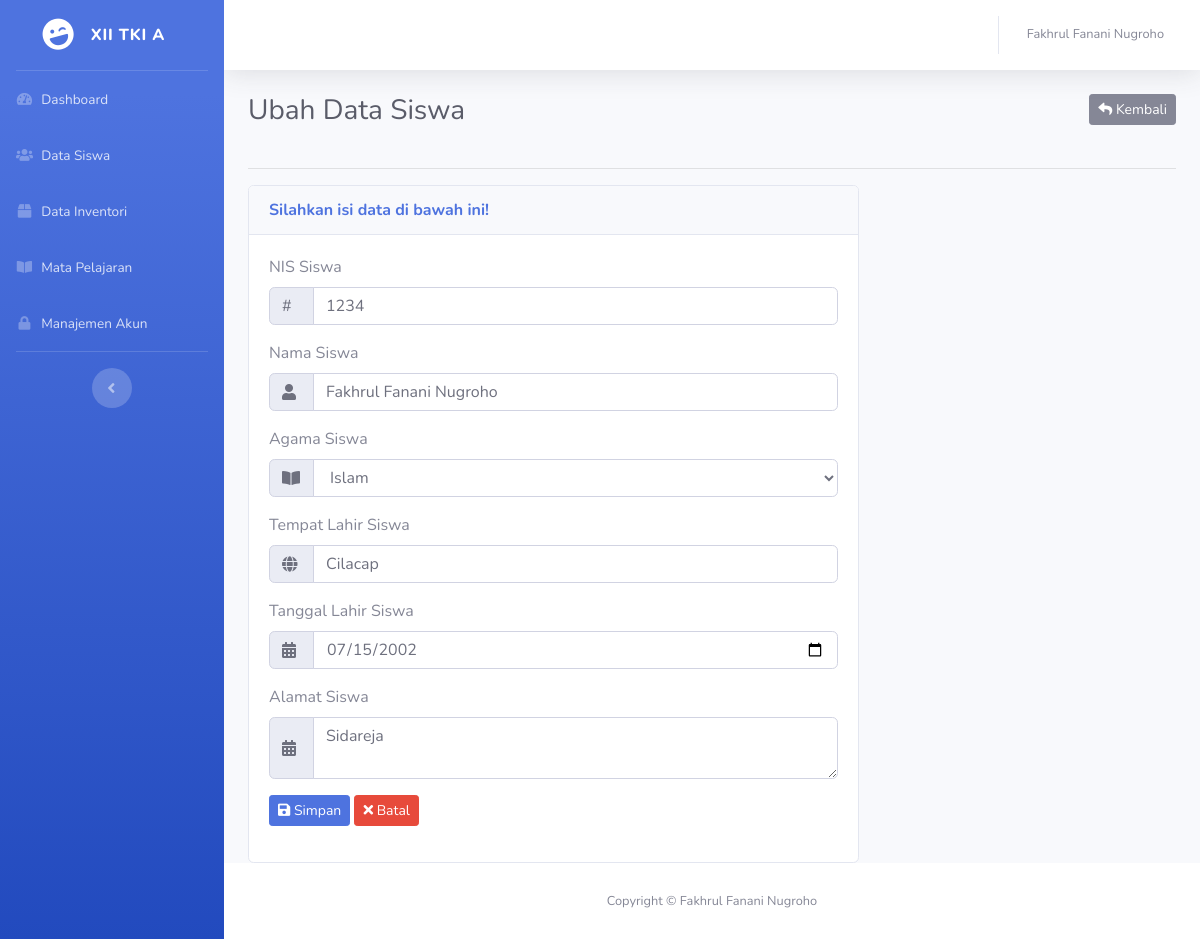
/siswa/ubah.php?id=1 (signed in), run on the app's committed database.
### tables this page shows
CREATE TABLE `tbl_kelas` (
  `id` int(11) NOT NULL,
  `kelas` varchar(20) DEFAULT NULL,
  `wali_kelas` varchar(40) DEFAULT NULL,
  `sekolah` varchar(50) DEFAULT NULL,
  `alamat_sekolah` varchar(255) DEFAULT NULL,
  `tahun_ajaran` varchar(15) DEFAULT NULL,
  `semester` varchar(10) DEFAULT NULL
);

CREATE TABLE `tbl_siswa` (
  `id` int(11) NOT NULL,
  `nis` int(4) DEFAULT NULL,
  `nama` varchar(100) DEFAULT NULL,
  `agama` varchar(20) DEFAULT NULL,
  `tempat_lahir` varchar(30) DEFAULT NULL,
  `tanggal_lahir` varchar(20) DEFAULT NULL,
  `alamat` varchar(255) DEFAULT NULL
);

### functions.php (called while the page is built, shortened)
<?php
function base_url($path = null){
	$base_url = "http://localhost/sistem_pengelolaan_kelas/";
	if($path == null){
		return $base_url;
	} else {
		$base_url = $base_url . $path;
		return $base_url;
	}
}
?>

### siswa/ubah.php (the view, shortened to what this page needs)
<?php
require_once '../koneksi.php';
require_once '../functions.php';
$id = $_GET['id'];
$query = mysqli_query($koneksi, "SELECT * FROM tbl_siswa WHERE id = $id");
$siswa = mysqli_fetch_assoc($query);
?>
<!DOCTYPE html>
<html lang="en">
<head>
  <link href="../_template/vendor/fontawesome-free/css/all.min.css" rel="stylesheet" type="text/css">
  <link href="../_template/css/sb-admin-2.min.css" rel="stylesheet">
</head>
<body id="page-top">
	<div id="wrapper">
	<?php require_once '../_sidebar.php'; ?>
		<div id="content-wrapper" class="d-flex flex-column">
			<div id="content">
				<nav class="navbar navbar-expand navbar-light bg-white topbar mb-4 static-top shadow">
					<?php require_once '../_topnav.php'; ?>
				</nav>
				<div class="container-fluid">
					<div class="clearfix">
						<h1 class="h3 mb-4 text-gray-800 float-left">Ubah Data Siswa</h1>
						<a href="index.php" class="btn btn-secondary btn-sm float-right"><i class="fas fa-reply"></i> Kembali</a>
					</div>
					<hr>
					<div class="row">
						<div class="col-md-8">
							<div class="card">
								<div class="card-header">
									<span class="text-primary"><strong>Silahkan isi data di bawah ini!</strong></span>
								</div>
								<div class="card-body">
									<form action="proses_ubah.php?id=<?php echo $siswa['id'] ?>" method="POST">
										<div class="form-group">
											<label for="nis">NIS Siswa </label>
											<div class="input-group">
												<div class="input-group-prepend">
													<div class="input-group-text">#</div>
												</div>
												<input type="number" id="nis" class="form-control" placeholder="Masukan NIS" name="nis" autocomplete="off" required="required" value="<?php echo $siswa['nis'] ?>">
											</div>
										</div>
										<div class="form-group">
											<label for="nama">Nama Siswa</label>
											<div class="input-group">
												<div class="input-group-prepend">
													<div class="input-group-text"><i class="fas fa-user"></i></div>
												</div>
												<input type="text" id="nama" class="form-control" placeholder="Masukan Nama" name="nama" autocomplete="off" required="required" value="<?php echo $siswa['nama'] ?>">
											</div>
										</div>
										<div class="form-group">
											<label for="agama">Agama Siswa</label>
											<div class="input-group">
												<div class="input-group-prepend">
													<div class="input-group-text"><i class="fas fa-book-open"></i></div>
												</div>
												<select name="agama" id="agama" class="form-control">
													<option value="Islam" <?php echo $siswa['agama'] == 'Islam' ? 'selected' : '' ?>>Islam</option>
												</select>
											</div>
										</div>
										<div class="form-group">
											<label for="tempat_lahir">Tempat Lahir Siswa</label>
											<div class="input-group">
												<div class="input-group-prepend">
													<div class="input-group-text"><i class="fas fa-globe"></i></div>
												</div>
												<input type="text" id="tempat_lahir" class="form-control" placeholder="Masukan Tempat Lahir" name="tempat_lahir" autocomplete="off" required="required" value="<?php echo $siswa['tempat_lahir'] ?>">
											</div>
										</div>
										<div class="form-group">
											<label for="tanggal_lahir">Tanggal Lahir Siswa</label>
											<div class="input-group">
												<div class="input-group-prepend">
													<div class="input-group-text"><i class="fas fa-calendar-alt"></i></div>
												</div>
												<input type="date" id="tanggal_lahir" class="form-control" placeholder="Masukan Tanggal Lahir" name="tanggal_lahir" autocomplete="off" required="required" value="<?php echo $siswa['tanggal_lahir'] ?>">
											</div>
										</div>
										<div class="form-group">
											<label for="alamat">Alamat Siswa</label>
											<div class="input-group">
												<div class="input-group-prepend">
													<div class="input-group-text"><i class="fas fa-calendar-alt"></i></div>
												</div>
												<textarea name="alamat" id="alamat" class="form-control" placeholder="Masukan Alamat" required="required" autocomplete="off"><?php echo $siswa['alamat']; ?></textarea>
											</div>
										</div>
										<div class="form-group">
											<button type="submit" class="btn btn-primary btn-sm" name="simpan"><i class="fas fa-save"></i> Simpan</button>
											<button type="reset" class="btn btn-danger btn-sm"><i class="fas fa-times"></i> Batal</button>
										</div>
									</form>
								</div>
							</div>
						</div>
					</div>
				</div>
			</div>
			<footer class="sticky-footer bg-white">
				<div class="container my-auto">
					<div class="copyright text-center my-auto">
						<span>Copyright &copy; Fakhrul Fanani Nugroho</span>
					</div>
				</div>
			</footer>
		</div>
	</div>
</body>
</html>

### _sidebar.php (shortened to what this page needs)
<?php
require_once 'koneksi.php';
require_once 'functions.php';
$query1 = mysqli_query($koneksi, "SELECT kelas FROM tbl_kelas WHERE id = 1");
$kelas1 = mysqli_fetch_assoc($query1);
?>
    <ul class="navbar-nav bg-gradient-primary sidebar sidebar-dark accordion" id="accordionSidebar">
      <a class="sidebar-brand d-flex align-items-center justify-content-center" href="<?php echo base_url('dashboard.php') ?>">
        <div class="sidebar-brand-icon rotate-n-15">
          <i class="fas fa-laugh-wink"></i>
        </div>
        <div class="sidebar-brand-text mx-3"><?php echo $kelas1['kelas']; ?></div>
      </a>
      <hr class="sidebar-divider my-0">
      <li class="nav-item">
        <a class="nav-link" href="<?= base_url('dashboard.php') ?>">
          <i class="fas fa-fw fa-tachometer-alt"></i>
          <span>Dashboard</span></a>
      </li>
      <li class="nav-item">
      	<a href="<?= base_url('siswa/index.php') ?>" class="nav-link">
      		<i class="fas fa-fw fa-users"></i>
      		<span>Data Siswa</span>
      	</a>
      </li>
      <li class="nav-item">
        <a href="<?= base_url('inventori/index.php') ?>" class="nav-link">
          <i class="fas fa-fw fa-box"></i>
          <span>Data Inventori</span>
        </a>
      </li>
      <li class="nav-item">
        <a href="<?= base_url('mapel/index.php') ?>" class="nav-link">
          <i class="fas fa-fw fa-book-open"></i>
          <span>Mata Pelajaran</span>
        </a>
      </li>
      <li class="nav-item">
        <a href="<?= base_url('akun/index.php') ?>" class="nav-link">
          <i class="fas fa-fw fa-lock"></i>
          <span>Manajemen Akun</span>
        </a>
      </li>
      <hr class="sidebar-divider d-none d-md-block">
      <div class="text-center d-none d-md-inline">
        <button class="rounded-circle border-0" id="sidebarToggle"></button>
      </div>
    </ul>

### siswa/ubah.php (style rules this page uses)
.input-group-text { width: 45px; }

### data on the page
tbl_kelas: kelas "XII TKI A"
tbl_siswa: nis "1234", nama "Fakhrul Fanani Nugroho", agama "Islam", tempat_lahir "Cilacap", tanggal_lahir "07/15/2002", alamat "Sidareja"

### other printed values
$_SESSION['auth']['nama'] "Fakhrul Fanani Nugroho"
